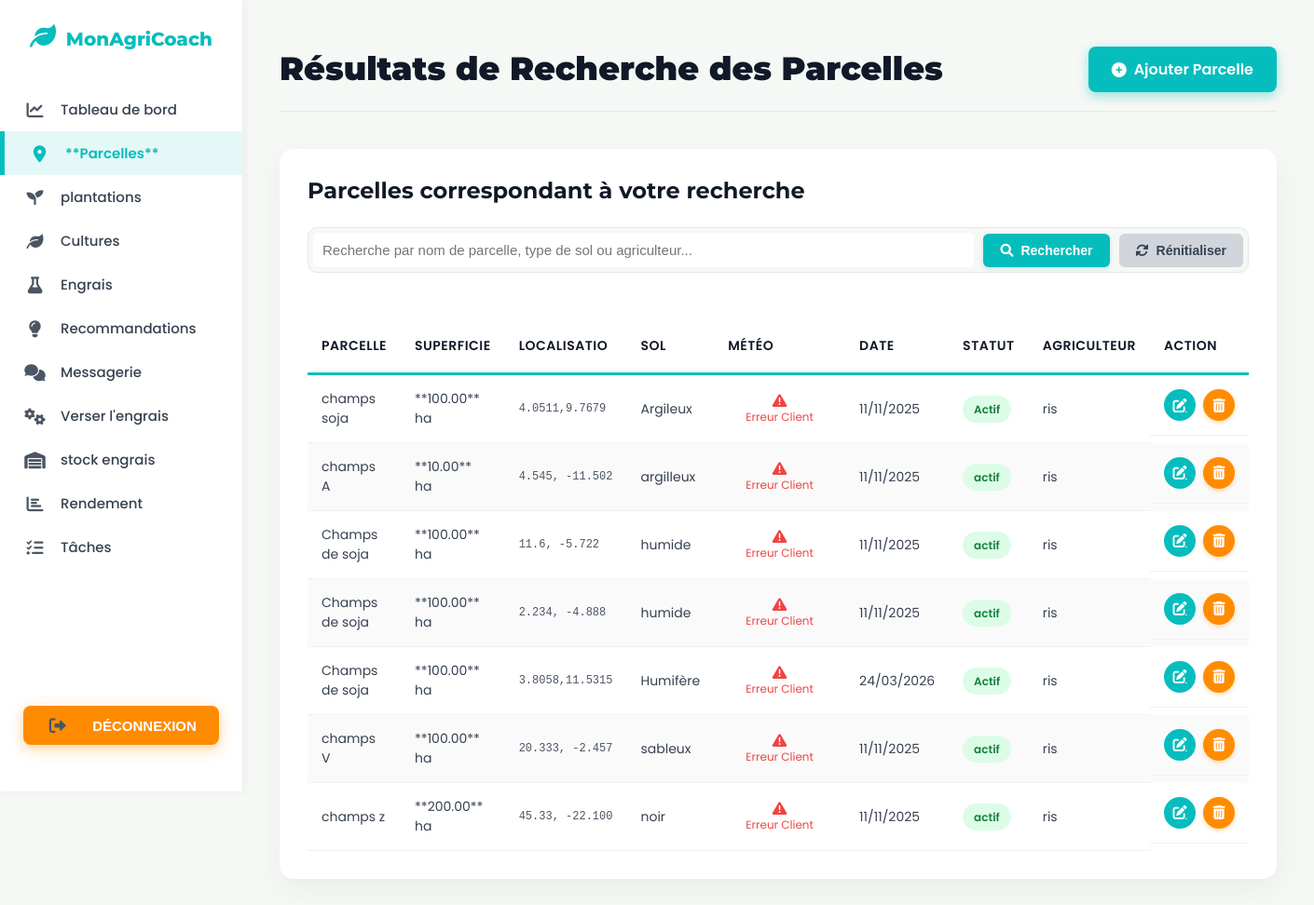
/recherche_parcelle.php (signed in), run on the app's committed database.
### tables this page shows
CREATE TABLE `parcelle` (
  `id` int(11) NOT NULL,
  `nom_parcelle` varchar(45) NOT NULL,
  `superficie_ha` decimal(10,0) NOT NULL,
  `localisation_gps` varchar(255) NOT NULL,
  `typ_sol` varchar(255) NOT NULL,
  `date_creation` date NOT NULL,
  `statut` varchar(255) NOT NULL,
  `id_agriculteur_proprietaire` int(11) NOT NULL
);

CREATE TABLE `utilisateur` (
  `id` int(11) NOT NULL,
  `email` varchar(45) NOT NULL,
  `mot_de_passe` varchar(255) NOT NULL,
  `nom` varchar(45) NOT NULL,
  `prenom` varchar(45) NOT NULL,
  `telephone` varchar(45) NOT NULL,
  `pays` varchar(150) NOT NULL,
  `date_inscription` datetime NOT NULL,
  `type_utilisateur` varchar(45) NOT NULL,
  `reset_token` varchar(255) NOT NULL,
  `reset_token_expiration` datetime NOT NULL,
  `photo` varchar(255) NOT NULL,
  `langue` varchar(5) DEFAULT 'fr',
  `timezone` varchar(50) DEFAULT 'Africa/Douala',
  `notif_arrosage` tinyint(1) DEFAULT 1,
  `notif_stock` tinyint(1) DEFAULT 0
);

### recherche_parcelle.php (the view, shortened to what this page needs)
<?php
require_once 'db.php';
$userId = $_SESSION['user_id'];
$parcelles = [];
$params = [':userId' => $userId];
$query_string = "
    SELECT p.id, p.nom_parcelle, p.superficie_ha, p.localisation_gps, p.typ_sol, p.date_creation, p.statut, u.nom AS nom_agriculteur
    FROM parcelle AS p
    JOIN utilisateur AS u ON p.id_agriculteur_proprietaire = u.id
    WHERE p.id_agriculteur_proprietaire = :userId
";
$query_string .= " ORDER BY p.nom_parcelle";
try {
    $stmt = $pdo->prepare($query_string);
    $stmt->execute($params);
    $parcelles = $stmt->fetchAll(PDO::FETCH_ASSOC);
} catch (PDOException $e) {
    $error_message = "Erreur de récupération : " . $e->getMessage();
}
function displayWeatherCell($lat_lon, $parcelleId) {
    $coords = explode(',', $lat_lon);
    $lat = trim($coords[0]);
    $lon = trim($coords[1]);
    $cell_id = "weather-{$parcelleId}";
    return <<<HTML
    <td id="{$cell_id}" class="weather-cell-container" data-lat="{$lat}" data-lon="{$lon}" style="width: 120px;">
        <span class="weather-cell-loading" title="Chargement météo...">
            <i class="fas fa-spinner fa-spin"></i>
        </span>
    </td>
    HTML;
}
?>
<!DOCTYPE html>
<html lang="fr">
<head>
    <link rel="stylesheet" href="https://cdnjs.cloudflare.com/ajax/libs/font-awesome/6.0.0-beta3/css/all.min.css">
</head>
<body>
    <nav class="sidebar">
        <a href="index.php" class="logo">
                <i class="fas fa-leaf"></i> MonAgriCoach
            </a>
        <ul>
             <li><a href="farmer_dashboard.php"><i class="fas fa-chart-line"></i> Tableau de bord</a></li>
            <li> <a href="liste_parcelle.php"><i class="fas fa-map-marker-alt"></i> **Parcelles**</a></li>
            <li> <a href="liste_plantation.php"><i class="fas fa-seedling"></i> plantations</a></li>
            <li><a href="liste_culture.php"><i class="fas fa-leaf"></i>  Cultures</a></li>
            <li><a href="liste_intrant.php"><i class="fas fa-flask"></i> Engrais</a></li>
            <li> <a href="liste_recom.php"><i class="fas fa-lightbulb"></i> Recommandations</a></li>
            <li> <a href="liste_message_agri.php"><i class="fas fa-comments"></i> Messagerie</a></li>
            <li><a href="liste_appli_intrant.php"><i class="fas fa-cogs"></i>Verser l'engrais</a></li>
            <li> <a href="liste_st_intrant.php"><i class="fas fa-warehouse"></i> stock engrais</a></li>
            <li><a href="liste_re.php"><i class="fas fa-chart-bar"></i> Rendement</a></li>
            <li><a href="liste_taches.php"><i class="fas fa-tasks"></i> Tâches</a></li>
            <li class="disconnect-item">
                <button>
                    <a href="deconnexion.php">
                        <i class="fas fa-sign-out-alt"></i> DÉCONNEXION
                    </a>
                </button>
            </li>
        </ul>
    </nav>
    <div class="main-content">
        <div class="header">
            <h1>Résultats de Recherche des Parcelles</h1>
            <a href="parcelle.php" class="add-new-link">
                <i class="fas fa-plus-circle"></i> Ajouter Parcelle
            </a>
        </div>
        <div class="content-container">
            <h2>Parcelles correspondant à votre recherche</h2>
            <form action="recherche_parcelle.php" method="GET" class="search-form">
                <input type="text" name="recherche" placeholder="Recherche par nom de parcelle, type de sol ou agriculteur..." id="search_query" value="<?= htmlspecialchars($_GET['recherche'] ?? '') ?>">
                <button type="submit"><i class="fas fa-search"></i> Rechercher</button>
                <button type="button" class="reset-button" onclick="window.location.href='liste_parcelle.php'"><i class="fas fa-sync-alt"></i> Rénitialiser</button>
            </form>
            <?php if (count($parcelles) > 0): ?>
                <div class="table-responsive">
                <table>
                    <thead>
                        <tr>
                            <th>Parcelle</th>
                            <th>Superficie</th>
                            <th>Localisatio</th>
                            <th>Sol</th>
                            <th>Météo</th> <th>Date</th>
                            <th>Statut</th>
                            <th>Agriculteur</th>
                            <th>Action</th>
                        </tr>
                    </thead>
                    <tbody>
                        <?php foreach($parcelles as $parcelle ):
                            $statut_class = strtolower($parcelle['statut']) === 'actif' ? 'statut-actif' : 'statut-inactif';
                            $gps_coords = htmlspecialchars($parcelle['localisation_gps']);
                            $parcelle_id = $parcelle['id'];
                        ?>
                            <tr>
                                <td><?= htmlspecialchars($parcelle['nom_parcelle']); ?></td>
                                <td>**<?= htmlspecialchars(number_format($parcelle['superficie_ha'], 2, '.', '')); ?>** ha</td>
                                <td class="gps-location"><?= $gps_coords; ?></td>
                                <td><?= htmlspecialchars($parcelle['typ_sol']); ?></td>
                                <?= displayWeatherCell($parcelle['localisation_gps'], $parcelle_id); ?>
                                <td><?= htmlspecialchars(date('d/m/Y', strtotime($parcelle['date_creation']))); ?></td>
                                <td class="statut-cell">
                                    <span class="<?= $statut_class; ?>">
                                        <?= htmlspecialchars($parcelle['statut']); ?>
                                    </span>
                                </td>
                                <td><?= htmlspecialchars($parcelle['nom_agriculteur']); ?></td>
                                <td class="table-actions">
                                    <a href="modifier_parcelle.php?id=<?= $parcelle_id; ?>" title="Modifier">
                                        <i class="fas fa-edit"></i>
                                    </a>
                                    <form action="supprime_parcelle.php" method="POST" onsubmit="return confirm('Êtes-vous sûr de vouloir supprimer cette parcelle? Cette action est irréversible.');" style="display:inline;">
                                        <button type="submit" title="Supprimer" class="delete-button">
                                            <i class="fas fa-trash-alt"></i>
                                        </button>
                                    </form>
                                </td>
                            </tr>
                        <?php endforeach; ?>
                    </tbody>
                </table>
                </div>
            <?php else: ?>
                <p class="no-data-message"><i class="fas fa-info-circle"></i> Aucune parcelle trouvée pour ces critères de recherche.</p>
            <?php endif; ?>
        </div>
    </div>
</body>
</html>

### data on the page
parcelle: nom_parcelle "champs soja", superficie_ha "100.00", localisation_gps "4.0511,9.7679", typ_sol "Argileux", date_creation "11/11/2025", statut "Actif", id_agriculteur_proprietaire.nom "ris"
parcelle: nom_parcelle "champs A", superficie_ha "10.00", localisation_gps "4.545, -11.502", typ_sol "argilleux", date_creation "11/11/2025", statut "actif", id_agriculteur_proprietaire.nom "ris"
parcelle: nom_parcelle "Champs de soja", superficie_ha "100.00", localisation_gps "11.6, -5.722", typ_sol "humide", date_creation "11/11/2025", statut "actif", id_agriculteur_proprietaire.nom "ris"
parcelle: nom_parcelle "Champs de soja", superficie_ha "100.00", localisation_gps "2.234, -4.888", typ_sol "humide", date_creation "11/11/2025", statut "actif", id_agriculteur_proprietaire.nom "ris"
parcelle: nom_parcelle "Champs de soja", superficie_ha "100.00", localisation_gps "3.8058,11.5315", typ_sol "Humifère", date_creation "24/03/2026", statut "Actif", id_agriculteur_proprietaire.nom "ris"
parcelle: nom_parcelle "champs V", superficie_ha "100.00", localisation_gps "20.333, -2.457", typ_sol "sableux", date_creation "11/11/2025", statut "actif", id_agriculteur_proprietaire.nom "ris"
parcelle: nom_parcelle "champs z", superficie_ha "200.00", localisation_gps "45.33, -22.100", typ_sol "noir", date_creation "11/11/2025", statut "actif", id_agriculteur_proprietaire.nom "ris"
